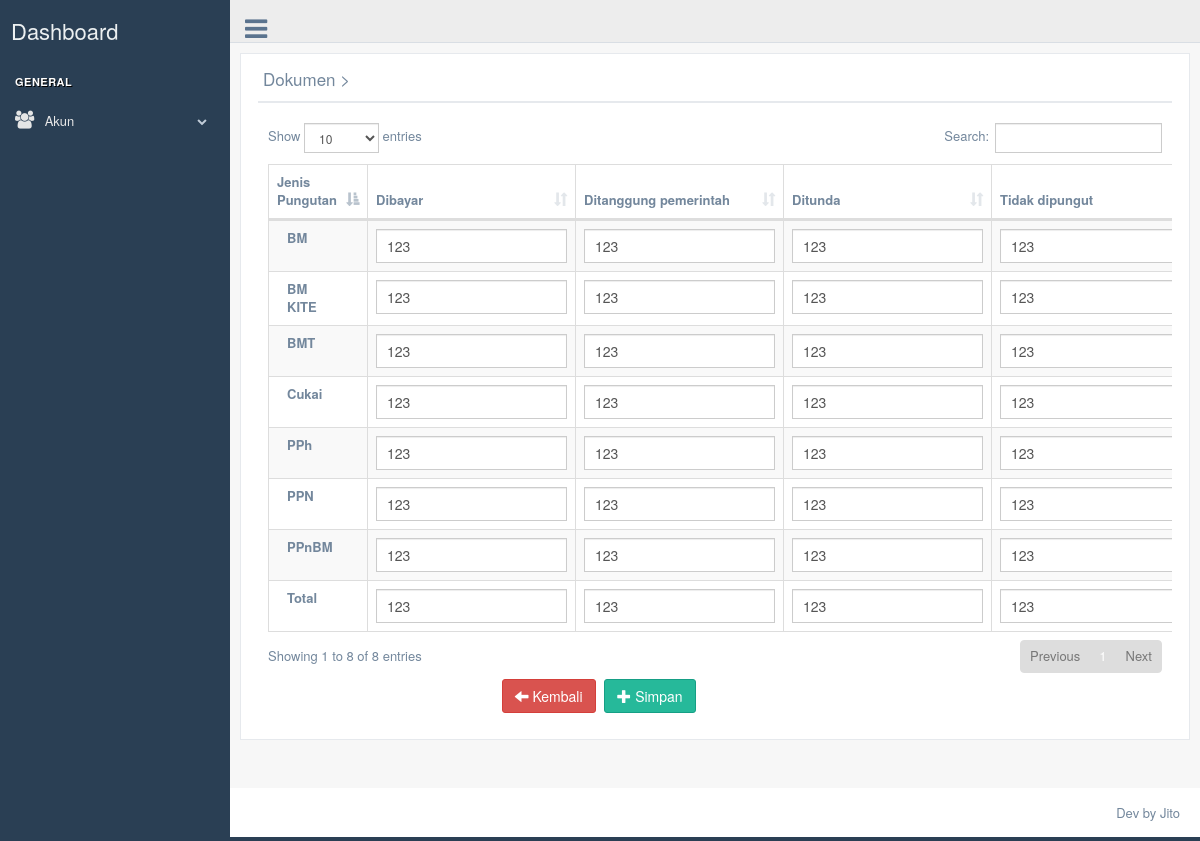
/admin/editdatatable.php?id_suratmasuk=47 (signed in), run on the app's committed database.
### tables this page shows
CREATE TABLE `tb_suratmasuk` (
  `id_suratmasuk` int(11) NOT NULL,
  `tanggal_masuk` date NOT NULL DEFAULT current_timestamp(),
  `kode_kantor` varchar(25) NOT NULL,
  `kantor_pabean` varchar(255) NOT NULL,
  `nomor_pengajuan` varchar(50) NOT NULL,
  `halaman` varchar(10) NOT NULL,
  `keterangan` varchar(6) NOT NULL,
  `jenis_pib` varchar(25) NOT NULL,
  `jenis_impor` varchar(25) NOT NULL,
  `cara_pembayaran` varchar(25) NOT NULL,
  `pengirim_nama` varchar(100) NOT NULL,
  `pengirim_alamat` text NOT NULL,
  `kode_negara_pengirim` varchar(255) NOT NULL,
  `asal_barang_negara` varchar(255) NOT NULL,
  `penjual_nama` varchar(100) NOT NULL,
  `penjual_alamat` text NOT NULL,
  `kode_negara_penjual` varchar(255) NOT NULL,
  `importir_jenis_identitas` varchar(10) NOT NULL,
  `importir_nomor_identitas` varchar(25) NOT NULL,
  `importir_nama` varchar(100) NOT NULL,
  `importir_alamat` text NOT NULL,
  `ijin_perusahaan` varchar(255) NOT NULL,
  `pemilik_jenis_identitas` varchar(10) NOT NULL,
  `pemilik_nomor_identitas` varchar(25) NOT NULL,
  `pemilik_nama` varchar(100) NOT NULL,
  `pemilik_alamat` text NOT NULL,
  `nomor_pendaftaran` int(11) NOT NULL,
  `tanggal_pendaftaran` date NOT NULL,
  `respon_beacukai` varchar(255) NOT NULL,
  `cara_transaksi` varchar(255) NOT NULL,
  `cara_angkut` varchar(5) NOT NULL,
  `nama_pengangkut` varchar(25) NOT NULL,
  `perkiraan_tiba` date NOT NULL DEFAULT '1111-11-11',
  `pelabuhan_muat` varchar(25) NOT NULL,
  `pelabuhan_transit` varchar(25) NOT NULL,
  `pelabuhan_tujuan` varchar(25) NOT NULL,
  `invoice_nomor` varchar(25) NOT NULL,
  `invoice_tanggal` date NOT NULL DEFAULT '1111-11-11',
  `bl_nomor` varchar(25) NOT NULL,
  `bl_tanggal` date NOT NULL DEFAULT '1111-11-11',
  `manifest_nomor` varchar(25) NOT NULL,
  `manifest_pos` varchar(25) NOT NULL,
  `manifest_afterpost` int(11) NOT NULL,
  `manifest_tanggal` date NOT NULL DEFAULT '1111-11-11',
  `tempat_penimbunan` varchar(25) NOT NULL,
  `kurs` int(255) NOT NULL,
  `nilai_cif` varchar(25) NOT NULL DEFAULT '0',
  `asuransi` varchar(25) NOT NULL DEFAULT '0.0',
  `freight` varchar(25) NOT NULL DEFAULT '0.0',
  `ndpbm` varchar(25) NOT NULL DEFAULT '0.0',
  `nilai_pabean` varchar(25) NOT NULL DEFAULT '0.0',
  `peti_kemas` varchar(255) NOT NULL,
  `jjm` varchar(255) NOT NULL,
  `berat_kotor` varchar(25) NOT NULL DEFAULT '0.0',
  `berat_bersih` varchar(25) NOT NULL DEFAULT '0.0',
  `jenis file` varchar(25) NOT NULL,
  `file_suratmasuk` varchar(255) NOT NULL,
  `operator` varchar(50) NOT NULL,
  `bm_dibayar` varchar(25) NOT NULL DEFAULT '0',
  `bm_ditanggung` varchar(25) NOT NULL DEFAULT '0',
  `bm_ditunda` varchar(25) NOT NULL DEFAULT '0',
  `bm_tidak` varchar(25) NOT NULL DEFAULT '0',
  `bm_bebas` varchar(25) NOT NULL DEFAULT '0',
  `bm_lunas` varchar(25) NOT NULL DEFAULT '0',
  `bmkite_dibayar` varchar(25) NOT NULL DEFAULT '0',
  `bmkite_ditanggung` varchar(25) NOT NULL DEFAULT '0',
  `bmkite_ditunda` varchar(25) NOT NULL DEFAULT '0',
  `bmkite_tidak` varchar(25) NOT NULL DEFAULT '0',
  `bmkite_bebas` varchar(25) NOT NULL DEFAULT '0',
  `bmkite_lunas` varchar(25) NOT NULL DEFAULT '0',
  `bmt_dibayar` varchar(25) NOT NULL DEFAULT '0',
  `bmt_ditanggung` varchar(25) NOT NULL DEFAULT '0',
  `bmt_ditunda` varchar(25) NOT NULL DEFAULT '0',
  `bmt_tidak` varchar(25) NOT NULL DEFAULT '0',
  `bmt_bebas` varchar(25) NOT NULL DEFAULT '0',
  `bmt_lunas` varchar(25) NOT NULL DEFAULT '0',
  `cukai_dibayar` varchar(25) NOT NULL DEFAULT '0',
  `cukai_ditanggung` varchar(25) NOT NULL DEFAULT '0',
  `cukai_ditunda` varchar(25) NOT NULL DEFAULT '0',
  `cukai_tidak` varchar(25) NOT NULL DEFAULT '0',
  `cukai_bebas` varchar(25) NOT NULL DEFAULT '0',
  `cukai_lunas` varchar(25) NOT NULL DEFAULT '0',
  `ppn_dibayar` varchar(25) NOT NULL DEFAULT '0',
  `ppn_ditanggung` varchar(25) NOT NULL DEFAULT '0',
  `ppn_ditunda` varchar(25) NOT NULL DEFAULT '0',
  `ppn_tidak` varchar(25) NOT NULL DEFAULT '0',
  `ppn_bebas` varchar(25) NOT NULL DEFAULT '0',
  `ppn_lunas` varchar(25) NOT NULL DEFAULT '0',
  `ppnbm_dibayar` varchar(25) NOT NULL DEFAULT '0',
  `ppnbm_ditanggung` varchar(25) NOT NULL DEFAULT '0',
  `ppnbm_ditunda` varchar(25) NOT NULL DEFAULT '0',
  `ppnbm_tidak` varchar(25) NOT NULL DEFAULT '0',
  `ppnbm_bebas` varchar(25) NOT NULL DEFAULT '0',
  `ppnbm_lunas` varchar(25) NOT NULL DEFAULT '0',
  `pph_dibayar` varchar(25) NOT NULL DEFAULT '0',
  `pph_ditanggung` varchar(25) NOT NULL DEFAULT '0',
  `pph_ditunda` varchar(25) NOT NULL DEFAULT '0',
  `pph_tidak` varchar(25) NOT NULL DEFAULT '0',
  `pph_bebas` varchar(25) NOT NULL DEFAULT '0',
  `pph_lunas` varchar(25) NOT NULL DEFAULT '0',
  `total_dibayar` varchar(25) NOT NULL DEFAULT '0',
  `total_ditanggung` varchar(25) NOT NULL DEFAULT '0',
  `total_ditunda` varchar(25) NOT NULL DEFAULT '0',
  `total_tidak` varchar(25) NOT NULL DEFAULT '0',
  `total_bebas` varchar(25) NOT NULL DEFAULT '0',
  `total_lunas` varchar(25) NOT NULL DEFAULT '0',
  `tanggal_entry` datetime NOT NULL DEFAULT current_timestamp()
);

### admin/editdatatable.php (the view, shortened to what this page needs)
<!DOCTYPE html>
<html lang="en">
  <head>
    <link href="../assets/vendors/bootstrap/dist/css/bootstrap.min.css" rel="stylesheet">
    <link href="../assets/vendors/font-awesome/css/font-awesome.min.css" rel="stylesheet">
    <link href="../assets/vendors/nprogress/nprogress.css" rel="stylesheet">
    <link href="../assets/vendors/iCheck/skins/flat/green.css" rel="stylesheet">
    <link href="../assets/vendors/datatables.net-bs/css/dataTables.bootstrap.min.css" rel="stylesheet">
    <link href="../assets/vendors/datatables.net-buttons-bs/css/buttons.bootstrap.min.css" rel="stylesheet">
    <link href="../assets/vendors/datatables.net-fixedheader-bs/css/fixedHeader.bootstrap.min.css" rel="stylesheet">
    <link href="../assets/vendors/datatables.net-responsive-bs/css/responsive.bootstrap.min.css" rel="stylesheet">
    <link href="../assets/vendors/datatables.net-scroller-bs/css/scroller.bootstrap.min.css" rel="stylesheet">
    <link href="../assets/build/css/custom.min.css" rel="stylesheet">
  </head>
  <body class="nav-md">
    <div class="container body">
      <div class="main_container">
        <?php
        include("sidebarmenu.php");
        ?>
        <?php
        include("header.php");
        ?>
        <div class="right_col" role="main">
          <div class="">
            <div class="row">
                <div class="x_panel">
                  <div class="x_title">
                    <h2>Dokumen ><small>Edit Pungutan</small></h2>
                    <div class="clearfix"></div>
                  </div>
                  <div class="x_content">
                  <div class="x_content">
                    <?php
                      include '../koneksi/koneksi.php';
                      $id			  = mysqli_real_escape_string($db,$_GET['id_suratmasuk']);
                      $sql  		= "SELECT * FROM tb_suratmasuk where id_suratmasuk='".$id."'";
                      $query  	= mysqli_query($db, $sql);
                      $data 		= mysqli_fetch_array($query);
                    ?>
                    <table id="datatable" class="table table-striped table-bordered">
                      <thead>
                        <tr>
                          <th width="25%">Jenis Pungutan</th>
                          <th width="25%">Dibayar</th>
                          <th width="25%">Ditanggung pemerintah</th>
                          <th width="25%">Ditunda</th>
                          <th width="25%">Tidak dipungut</th>
                        </tr>
                      </thead>
                      <tbody>
                            <tr>
                              <td><label class="control-label col-md-3 col-sm-3 col-xs-12" >BM </td>
                              <td><input value="<?php echo $data["bm_dibayar"]?>"         id="bm_dibayar"    type="text" class="ifEmpty form-control col-md-7 col-xs-12">  </td>
                              <td><input value="<?php echo $data["bm_ditanggung"]?>"      id="bm_ditanggung" type="text" class="ifEmpty form-control col-md-7 col-xs-12"> </td>
                              <td><input value="<?php echo $data["bm_ditunda"]?>"         id="bm_ditunda"    type="text" class="ifEmpty form-control col-md-7 col-xs-12">  </td>
                              <td><input value="<?php echo $data["bm_tidak"]?>"           id="bm_tidak"      type="text" class="ifEmpty form-control col-md-7 col-xs-12"> </td>
                            </tr>
                            <tr>
                              <td><label class="control-label col-md-3 col-sm-3 col-xs-12" >BM KITE</td>
                              <td><input value="<?php echo $data["bmkite_dibayar"]?>"     id="bmkite_dibayar"    type="text" class="ifEmpty form-control col-md-7 col-xs-12">  </td>
                              <td><input value="<?php echo $data["bmkite_ditanggung"]?>"  id="bmkite_ditanggung" type="text" class="ifEmpty form-control col-md-7 col-xs-12"> </td>
                              <td><input value="<?php echo $data["bmkite_ditunda"]?>"     id="bmkite_ditunda"    type="text" class="ifEmpty form-control col-md-7 col-xs-12">  </td>
                              <td><input value="<?php echo $data["bmkite_tidak"]?>"       id="bmkite_tidak"      type="text" class="ifEmpty form-control col-md-7 col-xs-12"> </td>
                            </tr>
                            <tr>
                              <td><label class="control-label col-md-3 col-sm-3 col-xs-12" >BMT </td>
                              <td><input value="<?php echo $data["bmt_dibayar"]?>"        id="bmt_dibayar"    type="text" class="ifEmpty form-control col-md-7 col-xs-12">  </td>
                              <td><input value="<?php echo $data["bmt_ditanggung"]?>"     id="bmt_ditanggung" type="text" class="ifEmpty form-control col-md-7 col-xs-12"> </td>
                              <td><input value="<?php echo $data["bmt_ditunda"]?>"        id="bmt_ditunda"    type="text" class="ifEmpty form-control col-md-7 col-xs-12">  </td>
                              <td><input value="<?php echo $data["bmt_tidak"]?>"          id="bmt_tidak"      type="text" class="ifEmpty form-control col-md-7 col-xs-12"> </td>
                            </tr>
                            <tr>
                              <td><label class="control-label col-md-3 col-sm-3 col-xs-12" >Cukai </td>
                              <td><input value="<?php echo $data["cukai_dibayar"]?>"      id="cukai_dibayar"    type="text" class="ifEmpty form-control col-md-7 col-xs-12">  </td>
                              <td><input value="<?php echo $data["cukai_ditanggung"]?>"   id="cukai_ditanggung" type="text" class="ifEmpty form-control col-md-7 col-xs-12"> </td>
                              <td><input value="<?php echo $data["cukai_ditunda"]?>"      id="cukai_ditunda"    type="text" class="ifEmpty form-control col-md-7 col-xs-12">  </td>
                              <td><input value="<?php echo $data["cukai_tidak"]?>"        id="cukai_tidak"      type="text" class="ifEmpty form-control col-md-7 col-xs-12"> </td>
                            </tr>
                            <tr>
                              <td><label class="control-label col-md-3 col-sm-3 col-xs-12" >PPN </td>
                              <td><input value="<?php echo $data["ppn_dibayar"]?>"        id="ppn_dibayar"    type="text" class="ifEmpty form-control col-md-7 col-xs-12">  </td>
                              <td><input value="<?php echo $data["ppn_ditanggung"]?>"     id="ppn_ditanggung" type="text" class="ifEmpty form-control col-md-7 col-xs-12"> </td>
                              <td><input value="<?php echo $data["ppn_ditunda"]?>"        id="ppn_ditunda"    type="text" class="ifEmpty form-control col-md-7 col-xs-12">  </td>
                              <td><input value="<?php echo $data["ppn_tidak"]?>"          id="ppn_tidak"      type="text" class="ifEmpty form-control col-md-7 col-xs-12"> </td>
                            </tr>
                            <tr>
                              <td><label class="control-label col-md-3 col-sm-3 col-xs-12" >PPnBM </td>
                              <td><input value="<?php echo $data["ppnbm_dibayar"]?>"      id="ppnbm_dibayar"    type="text" class="ifEmpty form-control col-md-7 col-xs-12">  </td>
                              <td><input value="<?php echo $data["ppnbm_ditanggung"]?>"   id="ppnbm_ditanggung" type="text" class="ifEmpty form-control col-md-7 col-xs-12"> </td>
                              <td><input value="<?php echo $data["ppnbm_ditunda"]?>"      id="ppnbm_ditunda"    type="text" class="ifEmpty form-control col-md-7 col-xs-12">  </td>
                              <td><input value="<?php echo $data["ppnbm_tidak"]?>"        id="ppnbm_tidak"      type="text" class="ifEmpty form-control col-md-7 col-xs-12"> </td>
                            </tr>
                            <tr>
                              <td><label class="control-label col-md-3 col-sm-3 col-xs-12" >PPh </td>
                              <td><input value="<?php echo $data["pph_dibayar"]?>"        id="pph_dibayar"    type="text" class="ifEmpty form-control col-md-7 col-xs-12">  </td>
                              <td><input value="<?php echo $data["pph_ditanggung"]?>"     id="pph_ditanggung" type="text" class="ifEmpty form-control col-md-7 col-xs-12"> </td>
                              <td><input value="<?php echo $data["pph_ditunda"]?>"        id="pph_ditunda"    type="text" class="ifEmpty form-control col-md-7 col-xs-12">  </td>
                              <td><input value="<?php echo $data["pph_tidak"]?>"          id="pph_tidak"      type="text" class="ifEmpty form-control col-md-7 col-xs-12"> </td>
                            </tr>
                            <tr>
                              <td><label class="control-label col-md-3 col-sm-3 col-xs-12" >Total </td>
                              <td><input value="<?php echo $data["total_dibayar"]?>"      id="total_dibayar"    type="text" class="ifEmpty form-control col-md-7 col-xs-12">  </td>
                              <td><input value="<?php echo $data["total_ditanggung"]?>"   id="total_ditanggung" type="text" class="ifEmpty form-control col-md-7 col-xs-12"> </td>
                              <td><input value="<?php echo $data["total_ditunda"]?>"      id="total_ditunda"    type="text" class="ifEmpty form-control col-md-7 col-xs-12">  </td>
                              <td><input value="<?php echo $data["total_tidak"]?>"        id="total_tidak"      type="text" class="ifEmpty form-control col-md-7 col-xs-12"> </td>
                              <td><input value="<?php echo $data["total_lunas"]?>"        id="total_lunas"      type="text" class="ifEmpty form-control col-md-7 col-xs-12">  </td>                            </tr>
                      </tbody>
                    </table>
                   <form action="proses/proses_editdatatable.php" method="post" enctype="multipart/form-data"  data-parsley-validate class="form-horizontal form-label-left">
                    <div class="form-group">
                        <div class="col-md-6 col-sm-6 col-xs-12 col-md-offset-3">
                          <a href="editsuratmasuk.php?id_suratmasuk=<?php echo $data['id_suratmasuk']?>" class="btn btn-danger"><span class="glyphicon glyphicon-arrow-left"></span> Kembali</a>
                          <button id="submit" onclick="inputData()" type="submit" name="update" value="Update" class="btn btn-success"><i class="glyphicon glyphicon-plus"></i> Simpan</button>
                        </div>
                      </div>
                   </form>
                  </div>
                  </div>
                </div>
            </div>
          </div>
        </div>
        <footer>
          <div class="pull-right">
            Dev by Jito
          </div>
          <div class="clearfix"></div>
        </footer>
      </div>
    </div>
  </body>
</html>

### data on the page
tb_suratmasuk: bm_dibayar "123", bm_ditanggung "123", bm_ditunda "123", bm_tidak "123", bmkite_dibayar "123", bmkite_ditanggung "123", bmkite_ditunda "123", bmkite_tidak "123", bmt_dibayar "123", bmt_ditanggung "123", bmt_ditunda "123", bmt_tidak "123", cukai_dibayar "123", cukai_ditanggung "123", cukai_ditunda "123", cukai_tidak "123", ppn_dibayar "123", ppn_ditanggung "123", ppn_ditunda "123", ppn_tidak "123", ppnbm_dibayar "123", ppnbm_ditanggung "123", ppnbm_ditunda "123", ppnbm_tidak "123", pph_dibayar "123", pph_ditanggung "123", pph_ditunda "123", pph_tidak "123", total_dibayar "123", total_ditanggung "123", total_ditunda "123", total_tidak "123"
